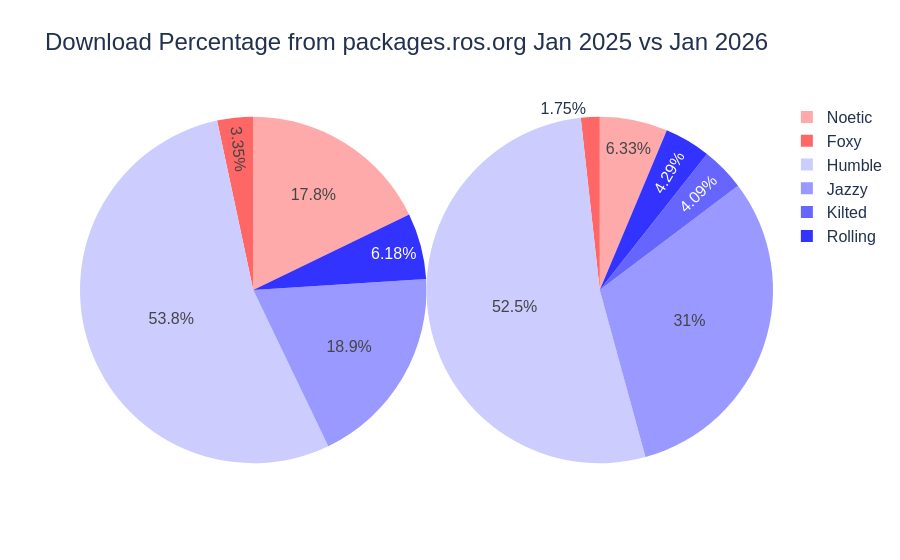

Write notebook code for a chart like this one.
### Code cell
# Generate side by side plots of distros
temp = distro_df[distro_df[this_year]>=1].copy()
new_names = [a[0].upper()+a[1:] for a in temp["name"]]
print(new_names)
temp["name"] = pd.Series(data=new_names,copy=False,index=temp["name"].index)

new_row = pd.DataFrame(data=[{"name":"All Other Distros","2024":all_other_this,"2023":all_other_last},
                             {"name":"Python Pkgs","2024":everything_else_this,"2023":everything_else_last}])
temp = pd.concat([temp, new_row], ignore_index=True)
print(temp["name"])
print(temp)
print(temp[last_year].sum())
print(temp[this_year].sum())

title ={
    'text': "Plot Title",
    'y':0.9,
    'x':0.5,
    'xanchor': 'center',
    'yanchor': 'bottom'}

trace1 = go.Pie(values= temp[last_year], labels = temp["name"],domain=dict(x=[0, 0.5]),title="",sort= False)
trace2 = go.Pie(values= temp[this_year], labels = temp["name"],domain=dict(x=[0.5,1.0]),title="", sort=False)
layout = go.Layout(title="Download Percentage from packages.ros.org Jan 2025 vs Jan 2026")
data = [trace1,trace2]
fig = go.Figure(data=data, layout=layout)


fig.update_layout(
    font_family="Arial",
    font_color="#22314E",
    font_size=16,
    title_font_size = 24,
    title_font_family="Arial",
    title_font_color="#22314E"
)

fig.update_traces(marker=dict(colors=['#FFAAAA','#FF6666','#CCCCFF','#9999FF',
                                      '#6666FF','#3333FF','#fcdc3f',"#7cc14b","#EE00FF","#FF00FF"]))

fig.show()

### Figure 1 — Plotly figure (JSON) as saved in the notebook; plotly's stock layout.template omitted (floating-point values rounded to 4 significant figures)
{"data": [{"domain": {"x": [0, 0.5]}, "labels": ["Noetic", "Foxy", "Humble", "Jazzy", "Kilted", "Rolling", "All Other Distros", "Python Pkgs"], "marker": {"colors": ["#FFAAAA", "#FF6666", "#CCCCFF", "#9999FF", "#6666FF", "#3333FF", "#fcdc3f", "#7cc14b", "#EE00FF", "#FF00FF"]}, "sort": false, "title": {"text": ""}, "type": "pie", "values": [14.57, 2.74, 43.98, 15.44, 0.0, 5.05, NaN, NaN]}, {"domain": {"x": [0.5, 1]}, "labels": ["Noetic", "Foxy", "Humble", "Jazzy", "Kilted", "Rolling", "All Other Distros", "Python Pkgs"], "marker": {"colors": ["#FFAAAA", "#FF6666", "#CCCCFF", "#9999FF", "#6666FF", "#3333FF", "#fcdc3f", "#7cc14b", "#EE00FF", "#FF00FF"]}, "sort": false, "title": {"text": ""}, "type": "pie", "values": [5.6, 1.55, 46.46, 27.46, 3.62, 3.8, NaN, NaN]}], "layout": {"font": {"color": "#22314E", "family": "Arial", "size": 16}, "title": {"font": {"color": "#22314E", "family": "Arial", "size": 24}, "text": "Download Percentage from packages.ros.org Jan 2025 vs Jan 2026"}}}
